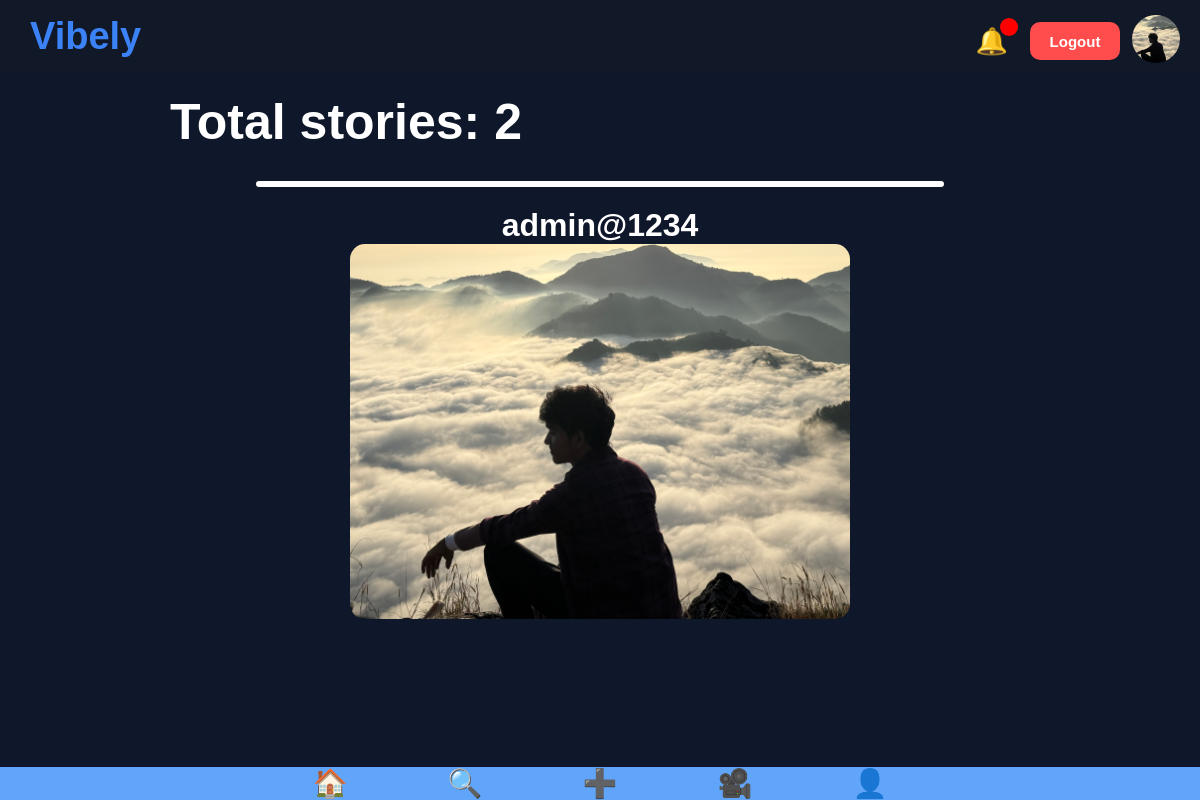
The page /story/user/admin@1234/ (signed in) on the database its author committed.
### accounts/models.py (models this page shows, shortened)
class Profile(models.Model):
    user = models.OneToOneField(User, on_delete=models.CASCADE)
    bio = models.TextField(blank=True)
    location = models.CharField(
        max_length=100,
        blank=True
    )
    website = models.URLField(
        blank=True
    )
    profile_picture = models.ImageField(
    upload_to='profile_pictures/',
    default='default.jpg'
)
    cover_photo = models.ImageField(
    upload_to='cover_photos/',
    blank=True,
    null=True
)
    from django.contrib.auth.models import User

### posts/models.py (models this page shows)
class Story(models.Model):
    user = models.ForeignKey(
        User,
        on_delete=models.CASCADE
    )
    media = models.FileField(
        upload_to='stories/'
    )
    caption = models.CharField(
        max_length=200,
        blank=True
    )
    created_at = models.DateTimeField(
        auto_now_add=True
    )

### posts/views.py (the view)
def user_story(request, username):
    print("USER STORY HIT", username)
    stories = Story.objects.filter(
        user__username=username
    )
    print("COUNT =", stories.count())
    return render(
        request,
        'posts/story_detail.html',
        {'stories': stories}
    )

### templates/posts/story_detail.html (shortened to what this page needs)
{% extends 'base.html' %}
{% block content %}
<h1>Total stories: {{ stories|length }}</h1>
<div class="story-view">
    <div class="story-progress-container">
        <div class="story-progress-bar"
             id="progress-bar">
        </div>
    </div>
    {% for story in stories %}
    <div class="story-slide">
        <h2>{{ story.user.username }}</h2>
        {% if ".mp4" in story.media.url %}
            <video
                autoplay
                muted
                controls
                class="story-media">
                <source src="{{ story.media.url }}">
            </video>
        {% else %}
            <img
                src="{{ story.media.url }}"
                class="story-media">
        {% endif %}
    </div>
    {% endfor %}
</div>
{% endblock %}

### templates/base.html (shortened to what this page needs)
{% load static %}
<!DOCTYPE html>
<html>
<head>
    <link rel="stylesheet"
          href="{% static 'css/style.css' %}">
          {% load static %}
</head>
<body>
<nav class="top-nav">
    <div class="logo">
        Vibely
    </div>
 {% if user.is_authenticated %}
<div class="top-right-section">
<a href="/notifications/"
   class="notification-btn">
    🔔
    <span
        class="notification-count"
        id="notification-count">
    </span>
</a>
    <a href="/logout/" class="logout-btn">
        Logout
    </a>
    <a href="/profile/">
        <img
            src="{{ user.profile.profile_picture.url }}"
            class="nav-profile-pic">
    </a>
</div>
{% endif %}
</nav>
<div class="container">
    {% block content %}
    {% endblock %}
</div>
<div class="bottom-nav">
    <a href="/">🏠</a>
    <a href="/search/">🔍</a>
    <a href="#" onclick="openUploadMenu()">
        ➕
    </a>
    <a href="/reels/">🎥</a>
    <a href="/profile/">👤</a>
</div>
</body>
</html>

### static/css/style.css (style rules this page uses)
* { margin:0; padding:0; box-sizing:border-box; font-family:Arial,sans-serif; }
body { background:#0f172a; color:white; font-family:Arial, sans-serif; margin:0; padding:0; }
a { text-decoration:none; color:#60a5fa; }
nav { background: #111827; color:white; display:flex; justify-content:space-between; align-items:center; padding:15px 50px; }
.logo { font-size:28px; color:#22c55e; font-weight:bold; }
.container { width:100%; max-width:1200px; margin:auto; padding:0 20px; }
body { background:#0f172a; color:rgb(0, 0, 0); }
.container { max-width:700px; margin:30px auto; }
.logo { font-size:28px; font-weight:bold; color:#8b5cf6; }
.container { max-width:650px; margin:auto; padding:20px; }
body { background:#0f172a; color:white; margin:0; font-family:Arial,sans-serif; }
nav { background:#111827; padding:18px 40px; display:flex; justify-content:space-between; align-items:center; }
.logo { font-size:32px; font-weight:bold; color:#3b82f6; }
.container { width:100%; max-width:900px; margin:auto; padding:20px; }
body { background:#0f172a; color:#ffffff; font-family:Arial, sans-serif; margin:0; padding:0; }
nav { background:#111827; padding:18px 40px; display:flex; justify-content:space-between; align-items:center; top:0; z-index:1000; }
.logo { font-size:38px; font-weight:800; color:#3b82f6; }
h1 { font-size:50px; margin-bottom:10px; }
h2 { font-size:32px; }
.story-view { text-align:center; margin-top:30px; }
.story-view img, .story-view video { width:500px; max-width:100%; border-radius:15px; }
.top-nav { display:flex; justify-content:space-between; align-items:center; padding:15px 30px; }
.nav-profile-pic { width:45px; height:45px; border-radius:50%; object-fit:cover; }
.bottom-nav { display:flex; justify-content:center; align-items:center; background-color: #60a5fa; gap:100px; background-size: 110px; position:fixed; bottom:0; width:100%; }
.bottom-nav a { color:white; text-decoration:none; font-size:28px; }
* { scrollbar-width:none; }
.top-right-section { position:absolute; top:15px; right:20px; display:flex; align-items:center; gap:12px; }
.logout-btn { display:flex; align-items:center; justify-content:center; width:90px; height:38px; background:#ff4d4d; color:white; text-decoration:none; font-weight:bold; font-size:15px; border-radius:10px; transition:0.3s; }
.nav-profile-pic { width:48px; height:48px; border-radius:50%; object-fit:cover; }
.story-slide { display:none; text-align:center; }
.story-media { width:400px; max-width:100%; border-radius:15px; }
.story-progress-container { width:80%; height:6px; background:#444; margin:20px auto; border-radius:10px; overflow:hidden; }
.story-progress-bar { width:0%; height:100%; background:white; transition:width 3s linear; }
.notification-btn { font-size:26px; text-decoration:none; color:white; margin-right:10px; }
.notification-btn { position:relative; font-size:26px; text-decoration:none; color:white; }
.notification-count { position:absolute; top:-8px; right:-10px; background:red; color:white; width:18px; height:18px; border-radius:50%; font-size:12px; display:flex; align-items:center; justify-content:center; }

### rows shown on the page
Story: user.username "admin@1234", media (picture)

### other values the page prints
{{ stories|length }} "2"
